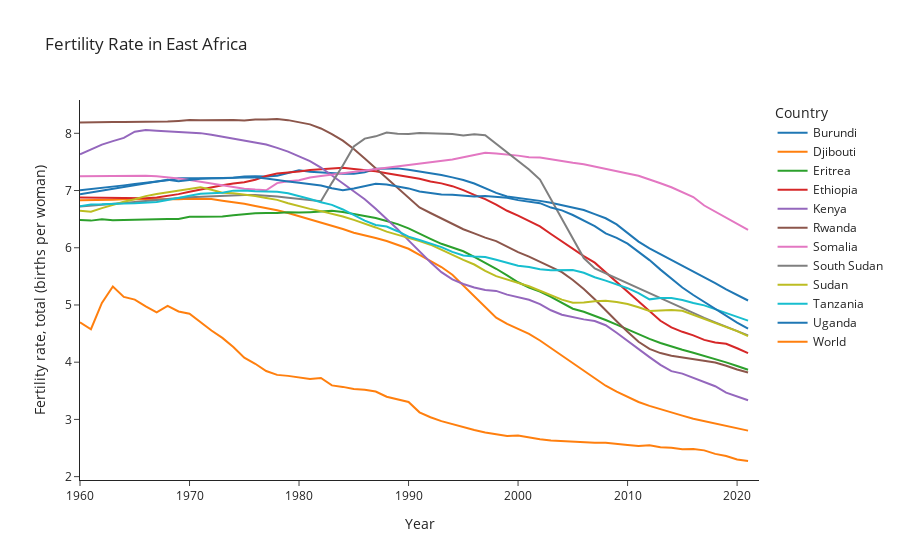

The code cell stored with this chart in its notebook:
### Code cell
fig=px.line(df,
            x='Year',
            y='Fertility rate, total (births per woman)',
            color='Country',
            title='Fertility Rate in East Africa',
            template='simple_white')
fig.show()
